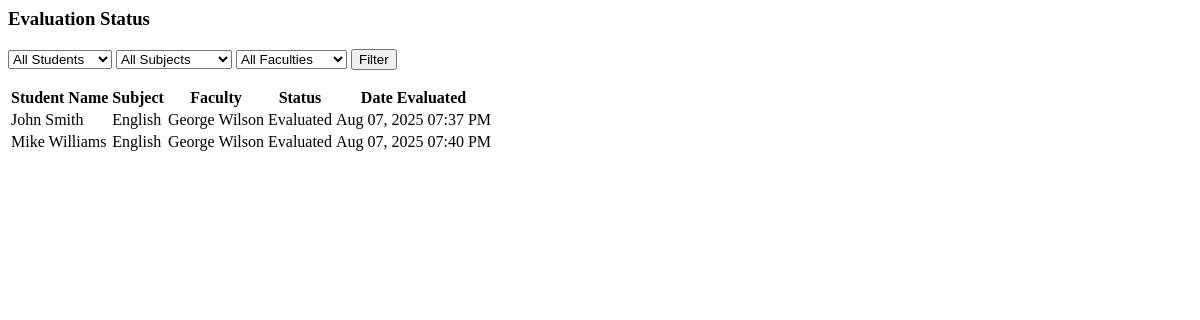
Before: /admin/evaluation_status.php with the older database file.
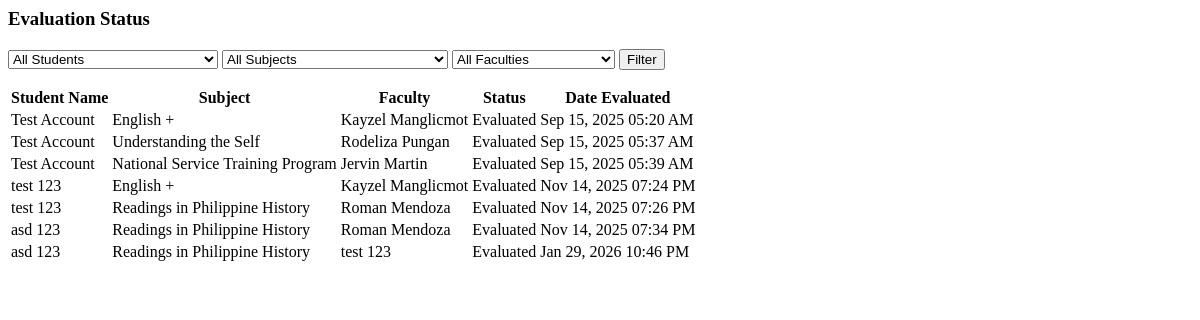
After: the same page with the newer database file.
### tables this page shows
CREATE TABLE `evaluation_list` (
  `evaluation_id` int(30) NOT NULL,
  `academic_id` int(30) NOT NULL,
  `class_id` int(30) NOT NULL,
  `student_id` int(30) NOT NULL,
  `subject_id` int(30) NOT NULL,
  `faculty_id` int(30) NOT NULL,
  `restriction_id` int(30) NOT NULL,
  `feedback_id` int(11) DEFAULT NULL,
  `date_taken` datetime NOT NULL DEFAULT current_timestamp()
);

CREATE TABLE `subject_list` (
  `id` int(30) NOT NULL,
  `code` varchar(50) NOT NULL,
  `subject` text NOT NULL,
  `description` text NOT NULL
);

### admin/evaluation_status.php (the view, shortened to what this page needs)
<?php include 'db_connect.php'; ?>
<div class="col-lg-12">
    <div class="card card-outline">
        <div class="card-header">
            <h3 class="card-title">Evaluation Status</h3>
        </div>
        <div class="card-body">
            <form id="filter-form" class="form-inline mb-3">
                <select id="filter-student" class="form-control mr-2">
                    <option value="">All Students</option>
                </select>
                <select id="filter-subject" class="form-control mr-2">
                    <option value="">All Subjects</option>
                </select>
                <select id="filter-faculty" class="form-control mr-2">
                    <option value="">All Faculties</option>
                </select>
                <button type="submit" class="btn btn-primary">Filter</button>
            </form>
            <table class="table table-bordered table-hover" id="eval-status-table">
                <thead>
                    <tr>
                        <th>Student Name</th>
                        <th>Subject</th>
                        <th>Faculty</th>
                        <th>Status</th>
                        <th>Date Evaluated</th>
                    </tr>
                </thead>
                <tbody>
                    <?php
                    $current_academic = $conn->query("SELECT id FROM academic_list WHERE is_default = 1")->fetch_assoc();
                    $academic_id = $current_academic ? $current_academic['id'] : 0;
                    $evals = $conn->query("SELECT e.*,
    CONCAT(s.firstname,' ',COALESCE(NULLIF(s.middlename,''),''),' ',s.lastname) as student_name,
    sub.subject as subject_name,
    CONCAT(f.firstname,' ',COALESCE(NULLIF(f.middlename,''),''),' ',f.lastname) as faculty_name
    FROM evaluation_list e
    INNER JOIN student_list s ON e.student_id = s.id
    INNER JOIN subject_list sub ON e.subject_id = sub.id
    INNER JOIN faculty_list f ON e.faculty_id = f.id
    WHERE e.academic_id = $academic_id
");
                    while ($row = $evals->fetch_assoc()) {
                        echo '<tr data-student="' . $row['student_id'] . '" data-subject="' . $row['subject_id'] . '" data-faculty="' . $row['faculty_id'] . '">
        <td>' . $row['student_name'] . '</td>
        <td>' . $row['subject_name'] . '</td>
        <td>' . $row['faculty_name'] . '</td>
        <td><span class="badge badge-success">Evaluated</span></td>
    <td>' . date('M d, Y h:i A', strtotime($row['date_taken'])) . '</td>
    </tr>';
                    }
                    ?>
                </tbody>
            </table>
        </div>
    </div>
</div>

Changed rows visible on the page:
no longer on this page (row unchanged): evaluation_list: student_name "John Smith", subject_list.subject "English", faculty_name "George Wilson", date_taken "Aug 07, 2025 07:37 PM"
no longer on this page (row unchanged): evaluation_list: student_name "Mike Williams", subject_list.subject "English", faculty_name "George Wilson", date_taken "Aug 07, 2025 07:40 PM"
added evaluation_list: student_name "Test Account", subject_list.subject "English +", faculty_name "Kayzel Manglicmot", date_taken "Sep 15, 2025 05:20 AM"
added evaluation_list: student_name "Test Account", subject_list.subject "Understanding the Self", faculty_name "Rodeliza Pungan", date_taken "Sep 15, 2025 05:37 AM"
added evaluation_list: student_name "Test Account", subject_list.subject "National Service Training Program", faculty_name "Jervin Martin", date_taken "Sep 15, 2025 05:39 AM"
added evaluation_list: student_name "test 123", subject_list.subject "English +", faculty_name "Kayzel Manglicmot", date_taken "Nov 14, 2025 07:24 PM"
added evaluation_list: student_name "test 123", subject_list.subject "Readings in Philippine History", faculty_name "Roman Mendoza", date_taken "Nov 14, 2025 07:26 PM"
added evaluation_list: student_name "asd 123", subject_list.subject "Readings in Philippine History", faculty_name "Roman Mendoza", date_taken "Nov 14, 2025 07:34 PM"
added evaluation_list: student_name "asd 123", subject_list.subject "Readings in Philippine History", faculty_name "test 123", date_taken "Jan 29, 2026 10:46 PM"
